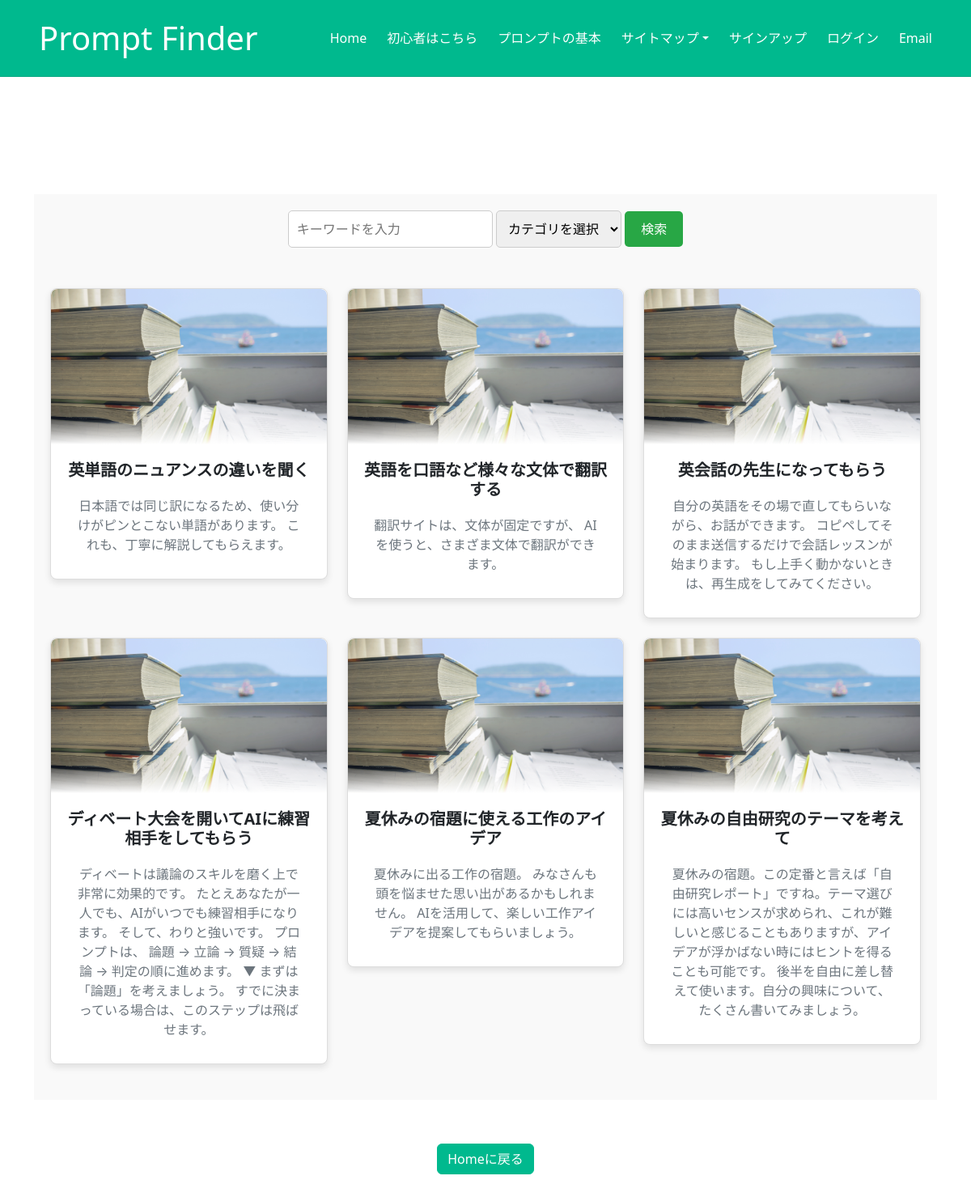
The app's page /category/study/ with its own data.
### promptapp/models.py (models this page shows, shortened)
class Prompt(models.Model):
    title = models.CharField(max_length=50)
    description = models.TextField()
    content = models.TextField()
    category = models.ForeignKey(Category, on_delete=models.CASCADE)
    created_at = models.DateTimeField(auto_now_add=True)
    updated_at = models.DateTimeField(auto_now=True)

class Category(models.Model):
    name = models.CharField(max_length=50)
    description = models.TextField()
    created_at = models.DateTimeField(auto_now_add=True)
    updated_at = models.DateTimeField(auto_now=True)

### promptapp/views.py (the view)
# urls.py: path('category/<str:category_name>/', views.category_search, name='category_search'),
def category_search(request, category_name):
    category = get_object_or_404(Category, name=category_name)
    prompts = Prompt.objects.filter(category=category)
    categories = Category.objects.all()
    selected_photos = get_random_photos()
    print("Selected Photos in category_search:", selected_photos)  # デバッグプリントを追加
    return render(request, 'mypage.html', {
        'prompts': prompts,
        'categories': categories,
        'selected_photos': selected_photos,
        'selected_category': category_name,  # 選択されたカテゴリ名を追加
    })

### promptapp/templatetags/custom_filters.py (called while the page is built)
@register.filter
def translate_category(value):
    translations = {
        'creative': 'クリエイティブ',
        'study': '学習',
        'business': 'ビジネス',
        'lifestyle': 'ライフスタイル',
        'technology': 'テクノロジー',
        'travel': '旅行'
    }
    return translations.get(value, value)

@register.filter
def get_item(dictionary, key):
    return dictionary.get(key)

### promptapp/utils.py (called while the page is built)
def get_random_photos():
    categories = ['creative', 'study', 'business', 'lifestyle', 'technology', 'travel']
    selected_photos = {}
    for category in categories:
        category_path = os.path.join(settings.BASE_DIR, 'static', 'img', category)
        if os.path.exists(category_path):
            photos = os.listdir(category_path)
            if photos:
                selected_photos[category] = os.path.join('img', category, random.choice(photos))
    return selected_photos

### promptapp/templates/mypage.html (shortened to what this page needs)
{% extends "base.html" %}
{% load static %}
{% load custom_filters %}
{% block content %}
{% include 'navbar.html' %}
<div class="container mypage-container">
    <div class="search-bar">
        <form action="{% url 'promptapp:search' %}" method="get">
            <input type="text" name="q" placeholder="キーワードを入力">
            <select name="category">
                <option value="">カテゴリを選択</option>
            </select>
            <button type="submit">検索</button>
        </form>
    </div>
    <div class="search-results mt-4">
        {% if prompts %}
            <div class="row">
                {% for prompt in prompts %}
                <div class="col-lg-4 col-md-6 mb-4">
                    <div class="card">
                        <a href="{% url 'promptapp:prompt_detail' prompt.pk %}">
                            <div class="blur-bottom">
                            <img src="{% static selected_photos|get_item:prompt.category.name %}" class="card-img-top" alt="Prompt Image">
                            </div>
                        </a>
                        <div class="card-body">
                            <h5 class="card-title">{{ prompt.title }}</h5>
                            <p class="card-text">{{ prompt.description }}</p>
                        </div>
                    </div>
                </div>
                {% endfor %}
            </div>
        {% else %}
            <p>検索結果が見つかりませんでした。</p>
        {% endif %}
    </div>
</div>
<div class="text-center mt-4 margin-bottom-large">
    <a href="{% url 'promptapp:index' %}" class="btn btn-primary">Homeに戻る</a>
</div>
{% endblock %}

### promptapp/static/css/style.css (style rules this page uses)
:root { --primary: #00B98E; --light: #F3F6F8; --dark: #0E2E50; }
.btn { font-weight: 500; transition: .5s; }
.btn.btn-primary, .btn.btn-outline-primary:hover { color: #FFFFFF; }
.btn-primary { --bs-btn-bg: var(--primary); --bs-btn-border-color: var(--primary); --bs-btn-hover-bg: var(--primary); --bs-btn-hover-border-color: var(--primary); }
.search-bar { display: flex; justify-content: center; align-items: center; margin-bottom: 20px; gap: 10px; }
.search-bar input, .search-bar select { padding: 10px; border: 1px solid #ccc; border-radius: 5px; flex: 1; }
.search-bar button { padding: 10px 20px; border: none; background-color: #28a745; color: #fff; border-radius: 5px; cursor: pointer; }
.search-results { display: flex; justify-content: center; flex-direction: column; align-items: center; }
.search-results p { margin: 10px 0; padding: 10px; border-radius: 5px; background-color: #fff; text-align: center; width: 100%; max-width: 600px; }
.mypage-container { margin-top: 120px; padding: 20px; background-color: #f9f9f9; }
.mypage-container { margin-top: 160px; padding: 20px; background-color: #f9f9f9; }
body { padding-top: 80px; }
body { padding-top: 80px !important; }
.mypage-container { margin-top: 160px !important; }
.card { border: 1px solid #ddd; border-radius: 8px; overflow: hidden; box-shadow: 0 4px 8px rgba(0, 0, 0, 0.1); transition: transform 0.2s; }
.card-img-top { width: 100%; height: 180px; object-fit: cover; }
.card-body { padding: 20px; text-align: center; }
.card-title { font-size: 1.25rem; margin-bottom: 10px; font-weight: bold; }
.card-text { font-size: 1rem; color: #666; }
.card { box-shadow: 0 4px 8px rgba(0, 0, 0, 0.1); transition: 0.3s; }
.card-img-top { width: 100%; height: 200px; object-fit: cover; }
.card-body { text-align: center; }
.card-title { font-size: 1.25rem; font-weight: bold; }
.card-text { font-size: 1rem; color: #6c757d; }
.margin-bottom-large { margin-bottom: 40px; }
.card-img-top { height: auto; width: 100%; border-top-left-radius: 8px; border-top-right-radius: 8px; }
.card-body { padding: 20px; }
.card-text { margin-bottom: 1em; }
.fade-in { animation: fadeIn 0.5s ease-in-out forwards; }
.search-bar { margin-bottom: 50px; }
.blur-bottom { position: relative; overflow: hidden; }
.blur-bottom::after { content: ''; position: absolute; bottom: 0; left: 0; width: 100%; height: 30px; background: linear-gradient(to bottom, rgba(255, 255, 255, 0), rgba(255, 255, 255, 1)); }
.text-center { text-align: center; }
.btn-primary { display: inline-block; margin: 0 auto; margin-top: 30px; }

### records on screen
Prompt: category.name (picture), title "英単語のニュアンスの違いを聞く", description "日本語では同じ訳になるため、使い分けがピンとこない単語があります。 これも、丁寧に解説してもらえます。"
Prompt: category.name (picture), title "英語を口語など様々な文体で翻訳する", description "翻訳サイトは、文体が固定ですが、 AIを使うと、さまざま文体で翻訳ができます。"
Prompt: category.name (picture), title "英会話の先生になってもらう", description "自分の英語をその場で直してもらいながら、お話ができます。 コピペしてそのまま送信するだけで会話レッスンが始まります。 もし上手く動かないときは、再生成をしてみてください。"
Prompt: category.name (picture), title "ディベート大会を開いてAIに練習相手をしてもらう", description "ディベートは議論のスキルを磨く上で非常に効果的です。 たとえあなたが一人でも、AIがいつでも練習相手になります。 そして、わりと強いです。 プロンプトは、 論題 → 立論 → 質疑 → 結論 → 判定の順に進めます。 ▼ まずは「論題」を考えましょう。 すでに決まっている場合は、このステップは飛ばせます。"
Prompt: category.name (picture), title "夏休みの宿題に使える工作のアイデア", description "夏休みに出る工作の宿題。 みなさんも頭を悩ませた思い出があるかもしれません。 AIを活用して、楽しい工作アイデアを提案してもらいましょう。"
Prompt: category.name (picture), title "夏休みの自由研究のテーマを考えて", description "夏休みの宿題。この定番と言えば「自由研究レポート」ですね。テーマ選びには高いセンスが求められ、これが難しいと感じることもありますが、アイデアが浮かばない時にはヒントを得ることも可能です。 後半を自由に差し替えて使います。自分の興味について、たくさん書いてみましょう。"
